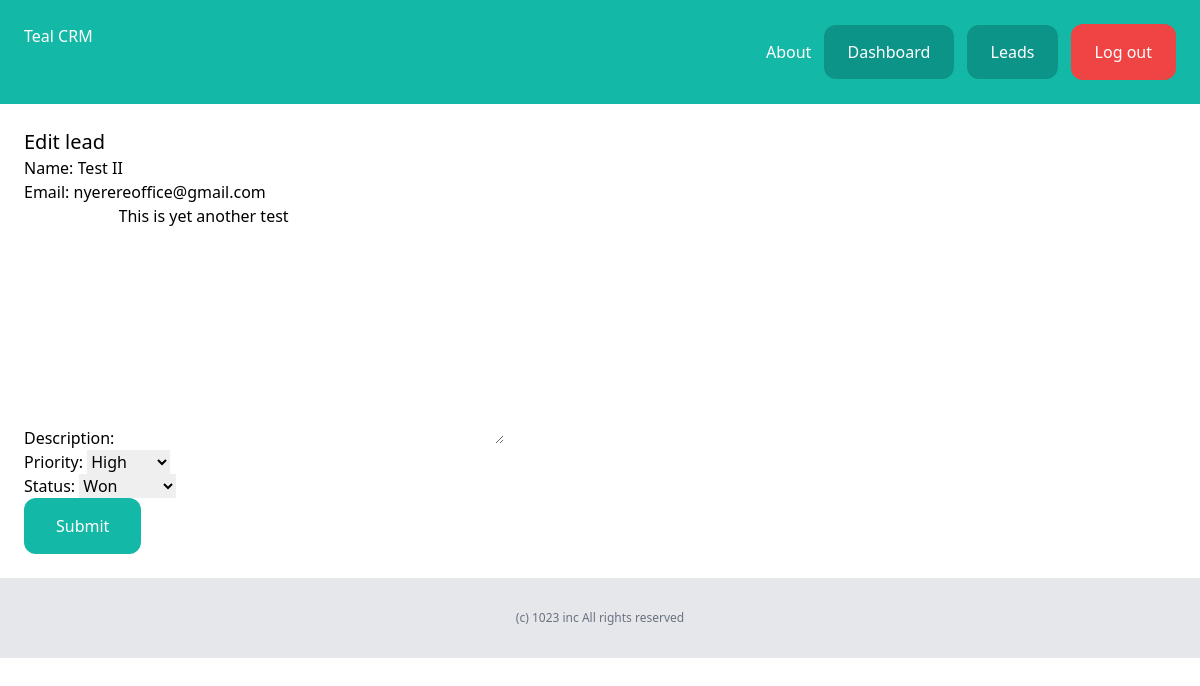
Page /dashboard/leads/3/edit/ (signed in) on the committed database.
### lead/models.py (models this page shows, shortened)
class Lead(models.Model):
    LOW = 'low'
    MEDIUM = 'medium'
    HIGH = 'high'
    CHOICES_PRIORITY = (
        (LOW, 'Low'),
        (MEDIUM, 'Medium'),
        (HIGH, 'High'),
    )
    NEW = 'new'
    CONTACTED = 'contacted'
    WON = 'won'
    LOST = 'lost'
    CHOICES_STATUS = (
        (NEW, 'New'),
        (CONTACTED, 'Contacted'),
        (WON, 'Won'),
        (LOST, 'Lost'),
    )
    name = models.CharField(max_length=255)
    email = models.EmailField()
    description = models.TextField(blank=True, null=True)
    priority = models.CharField(max_length=10, choices=CHOICES_PRIORITY, default=MEDIUM)
    status = models.CharField(max_length=10, choices=CHOICES_STATUS, default=NEW)
    converted_to_client = models.BooleanField(default=False)
    created_by = models.ForeignKey(User, related_name='leads', on_delete=models.CASCADE)
    created_at = models.DateTimeField(auto_now_add=True)
    modified_at = models.DateTimeField(auto_now=True)

### lead/views.py (the view)
# urls.py: path('<int:pk>/edit/', views.leads_edit, name='leads_edit'),
@login_required
def leads_edit(request, pk):
    lead = get_object_or_404(Lead, created_by=request.user, pk=pk)
    if request.method == 'POST':
        form = AddLeadForm(request.POST, instance=lead)
        if form.is_valid():
            form.save()
            messages.success(request, 'The changes were saved')
            return redirect('lead:leads_list')
    else:
        form = AddLeadForm(instance=lead)
    return render(request, 'lead/leads_edit.html', {'form':form})

### lead/forms.py
class AddLeadForm(forms.ModelForm):
    class Meta:
        model = Lead
        fields = ['name', 'email', 'description', 'priority', 'status']

### lead/templates/lead/leads_edit.html (shortened to what this page needs)
{% extends 'core/base.html' %}
{% block content %}
    <div class="py-6 px-6">
        <h1 class="text-xl">Edit lead</h1>
        <form method="post" action=".">
            {{form.as_p}}
            <button class="py-4 px-8 bg-teal-500 text-white rounded-xl hover:bg-orange-400 transition duration-500 ease-in-out">Submit</button>
        </form>
    </div>
{% endblock %}

### rows in the picture
Lead: name "Test II", email "nyerereoffice@gmail.com", description "This is yet another test", priority "High", status "Won"
